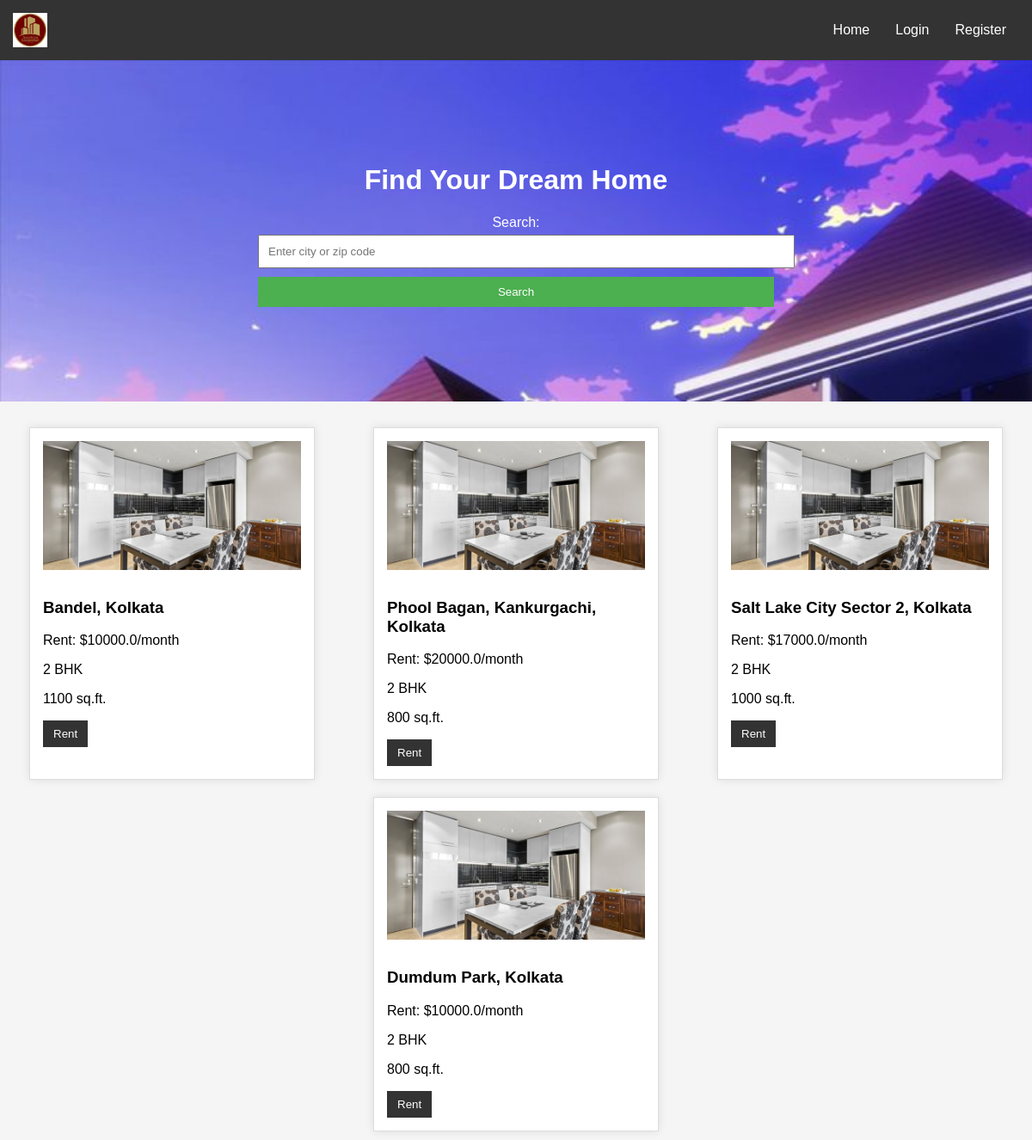
The page / on the database its author committed.
### tables this page shows
CREATE TABLE properties (
            id INTEGER PRIMARY KEY AUTOINCREMENT,
            bhk INTEGER NOT NULL,
            rent REAL NOT NULL,
            size INTEGER NOT NULL,
            floor TEXT NOT NULL,
            area_type TEXT NOT NULL,
            area_locality TEXT NOT NULL,
            city TEXT NOT NULL,
            furnishing_status TEXT NOT NULL,
            tenant_preferred TEXT NOT NULL,
            bathroom INTEGER NOT NULL,
            point_of_contact TEXT NOT NULL
        );

### app.py (the view)
@app.route('/', methods=['GET', 'POST'])
def home():
    if request.method == 'POST':
        search_term = request.form.get('search_term', '')
        properties = get_db().execute('''
            SELECT * FROM properties
            WHERE area_locality LIKE ? OR city LIKE ? OR furnishing_status LIKE ? OR tenant_preferred LIKE ?
        ''', (f"%{search_term}%", f"%{search_term}%", f"%{search_term}%", f"%{search_term}%")).fetchall()
    else:
        properties = get_db().execute('SELECT * FROM properties LIMIT 4').fetchall()
    return render_template('index.html', properties=properties)

### app.py (called while the page is built)
def get_db():
    if 'db' not in g:
        g.db = sqlite3.connect(DATABASE)
        g.db.row_factory = sqlite3.Row  # Access rows by column name
    return g.db

### templates/index.html (shortened to what this page needs)
<!DOCTYPE html>
<html lang="en">
<head>
    <link rel="stylesheet" href="{{ url_for('static', filename='style.css') }}">
</head>
<body>
    <div class="navbar">
        <img src="/static/images.png" alt="Logo">
        <div class="navbar-links">
            <a href="{{ url_for('home') }}">Home</a>
            {% if current_user.is_authenticated %}
            <p>Welcome, {{ current_user.username }}! <a href="{{ url_for('logout') }}">Logout</a></p>
            {% else %}
            <a href="{{ url_for('login') }}">Login</a>
            <a href="{{ url_for('register') }}">Register</a>
            {% endif %}
        </div>
    </div>
    <div class="jumbotron">
        <h1>Find Your Dream Home</h1>
        <form method="post" action="{{ url_for('home') }}" class="search-form">
            <label for="search_term">Search:</label>
            <input type="text" id="search_term" name="search_term" placeholder="Enter city or zip code">
            <input type="submit" value="Search">
        </form>
    </div>
    {% if properties %}
    <div class="property-container">
        {% for property in properties %}
        <div class="property-card">
            <img class="property-image" src="{{ url_for('static', filename='1.jpg') }}" alt="Property Image">
            <h3>{{ property[6] }}, {{ property[7] }}</h3>
            <p>Rent: ${{ property[2] }}/month</p>
            <p>{{ property[1] }} BHK</p>
            <p>{{ property[3] }} sq.ft.</p>
            <button onclick="location.href='{{ url_for('rent', property_id=property.id) }}'">Rent</button>
        </div>
        {% endfor %}
    </div>
    {% endif %}
</body>
</html>

### static/style.css (style rules this page uses)
body { font-family: 'Arial', sans-serif; background-color: #f4f4f4; margin: 0; padding: 0; }
h1 { text-align: center; }
form { margin-top: 20px; }
label { display: block; margin-bottom: 5px; }
input { width: 100%; padding: 10px; margin-bottom: 10px; }
input[type="submit"] { background-color: #4caf50; color: #fff; border: none; cursor: pointer; }

### templates/index.html (style rules this page uses)
body { font-family: 'Arial', sans-serif; background-color: #f5f5f5; margin: 0; padding: 0; }
.navbar { background-color: #333; color: white; padding: 15px; display: flex; justify-content: space-between; align-items: center; }
.navbar img { height: 40px; }
.navbar-links { display: flex; align-items: center; }
.navbar a { color: white; text-decoration: none; margin: 0 15px; }
.jumbotron { background-image: url('/static/06f06790e8069f73490cbf7f07114bde.jpg'); background-size: cover; color: white; text-align: center; padding: 100px 0; margin-bottom: 20px; }
.search-form { max-width: 600px; margin: 0 auto; }
.property-container { display: flex; flex-wrap: wrap; justify-content: space-around; margin-top: 20px; }
.property-card { width: 300px; margin: 10px; padding: 15px; border: 1px solid #ddd; box-shadow: 0 0 10px rgba(0, 0, 0, 0.1); background-color: #fff; }
.property-card img { width: 100%; height: 150px; object-fit: cover; margin-bottom: 10px; }
.property-card button { display: block; margin-top: 10px; padding: 8px 12px; background-color: #333; color: white; border: none; cursor: pointer; }

### rows shown on the page
properties: area_locality "Bandel", city "Kolkata", rent "10000.0", bhk "2", size "1100"
properties: area_locality "Phool Bagan, Kankurgachi", city "Kolkata", rent "20000.0", bhk "2", size "800"
properties: area_locality "Salt Lake City Sector 2", city "Kolkata", rent "17000.0", bhk "2", size "1000"
properties: area_locality "Dumdum Park", city "Kolkata", rent "10000.0", bhk "2", size "800"
